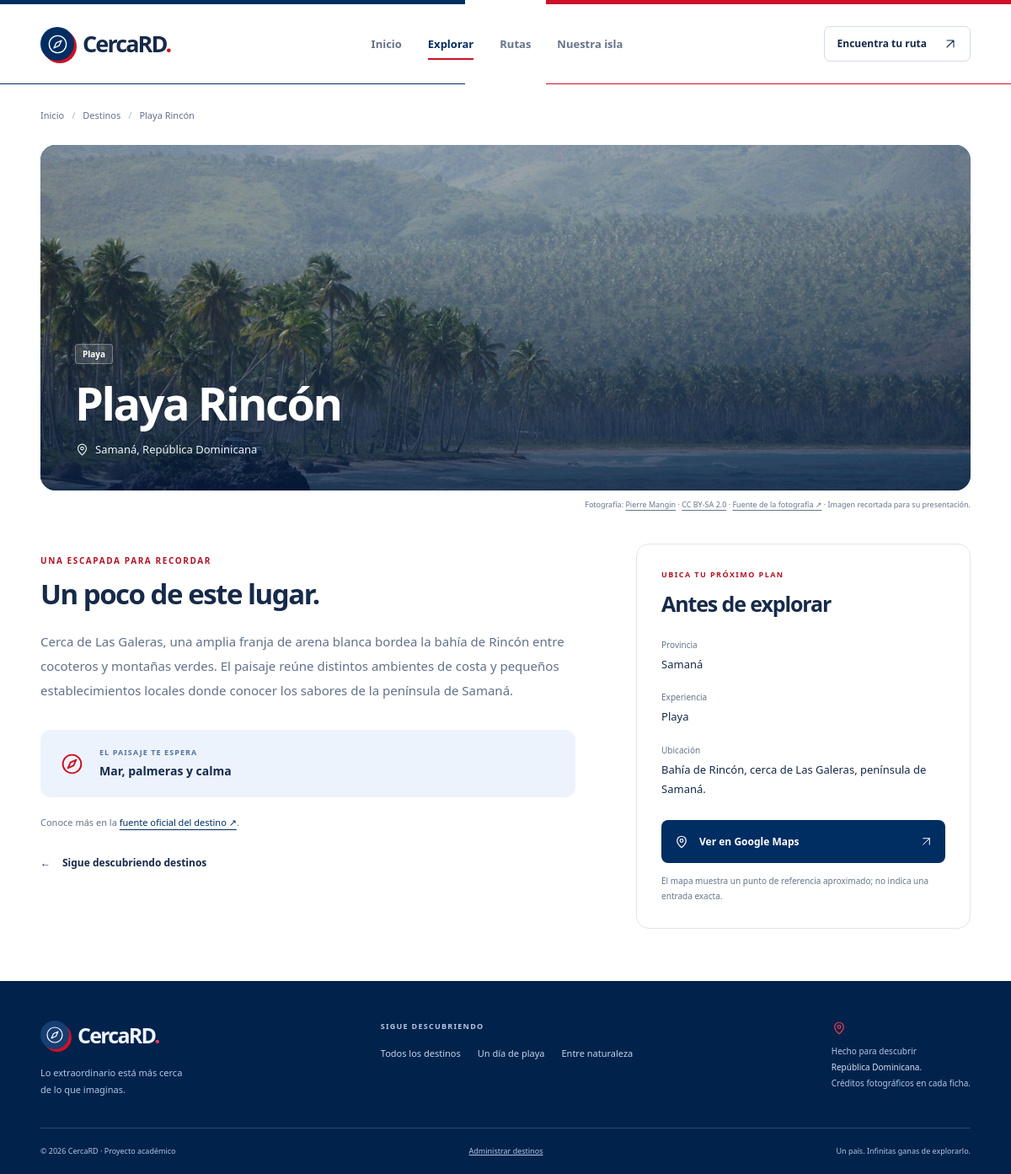
The app's page /index.php?vista=detalle&id=102 with its own data.
### tables this page shows
CREATE TABLE IF NOT EXISTS lugares (
    id INT UNSIGNED NOT NULL AUTO_INCREMENT,
    nombre VARCHAR(150) NOT NULL,
    provincia VARCHAR(100) NOT NULL,
    tipo VARCHAR(50) NOT NULL,
    descripcion TEXT NOT NULL,
    ubicacion VARCHAR(255) NOT NULL,
    latitud DECIMAL(10, 7) NULL DEFAULT NULL,
    longitud DECIMAL(10, 7) NULL DEFAULT NULL,
    activo TINYINT(1) NOT NULL DEFAULT 1,
    created_at TIMESTAMP NOT NULL DEFAULT CURRENT_TIMESTAMP,
    PRIMARY KEY (id)
);

### app/Core/helpers.php (called while the page is built, shortened)
<?php
function e($value): string
{
    return htmlspecialchars((string) $value, ENT_QUOTES | ENT_SUBSTITUTE, 'UTF-8');
}
function base_url(): string
{
    $directory = str_replace('\\', '/', dirname($_SERVER['SCRIPT_NAME'] ?? '/index.php'));
    $segments = array_filter(explode('/', $directory), function (string $segment): bool {
        return $segment !== '' && $segment !== '.';
    });
    return $segments ? '/' . implode('/', array_map(function (string $segment): string {
        return rawurlencode(rawurldecode($segment));
    }, $segments)) : '';
}
function url(array $parameters = []): string
{
    return base_url() . '/index.php' . ($parameters ? '?' . http_build_query($parameters) : '');
}
function asset_url(string $path): string
{
    $directPublicEntry = realpath($_SERVER['SCRIPT_FILENAME'] ?? '') === realpath(PROJECT_ROOT . '/public/index.php');
    return base_url() . ($directPublicEntry ? '/assets/' : '/public/assets/') . ltrim($path, '/');
}
function place_style(string $type): array
{
    $styles = [
        'Playa' => ['cover-playa', '☀'],
        'Río' => ['cover-rio', '≈'],
        'Parque' => ['cover-parque', '❋'],
        'Montaña' => ['cover-montana', '△'],
        'Cultural' => ['cover-cultural', '⌂'],
    ];
    return $styles[$type] ?? ['cover-parque', '◇'];
}
function destination_meta(array $place): array
{
    static $destinations = null;
    if ($destinations === null) {
        $file = PROJECT_ROOT . '/config/destinations.php';
        $destinations = is_file($file) ? require $file : [];
        $localFile = PROJECT_ROOT . '/config/local_destinations.php';
        if (is_file($localFile)) {
            $destinations = array_replace($destinations, require $localFile);
        }
    }
    $defaults = [
        'image' => '',
        'image_alt' => $place['nombre'] ?? 'Paisaje de República Dominicana',
        'photo_author' => '',
        'photo_author_url' => '',
        'photo_license' => '',
        'photo_license_url' => '',
        'photo_source' => '',
        'photo_source_label' => 'Fuente de la fotografía',
        'source_url' => '',
        'highlight' => '',
        'region' => '',
    ];
    $metadata = $destinations[(int) ($place['id'] ?? 0)] ?? [];
    $result = array_replace($defaults, $metadata);
    return $result;
}
function destination_columns(): array
{
    return [
        'imagen' => 'image', 'imagen_alt' => 'image_alt',
        'foto_autor' => 'photo_author', 'foto_autor_url' => 'photo_author_url',
        'foto_fuente' => 'photo_source', 'foto_fuente_label' => 'photo_source_label',
        'foto_licencia' => 'photo_license', 'foto_licencia_url' => 'photo_license_url',
        'fuente_url' => 'source_url', 'destacado' => 'highlight', 'region' => 'region',
    ];
}
function image_url(array $place): string
{
    $metadata = destination_meta($place);
    return $metadata['image'] !== '' ? asset_url($metadata['image']) : '';
}
function maps_url(array $place): ?string
{
    $latitude = $place['latitud'] ?? null;
    $longitude = $place['longitud'] ?? null;
    return 'https://www.google.com/maps/search/?' . http_build_query([
        'api' => 1,
        'query' => $latitude . ',' . $longitude,
    ]);
}
function render(string $view, array $data): void
{
    extract($data, EXTR_SKIP);
    require PROJECT_ROOT . '/app/Views/layout/header.php';
    require PROJECT_ROOT . '/app/Views/' . $view . '.php';
    require PROJECT_ROOT . '/app/Views/layout/footer.php';
}

### public/index.php (called while the page is built, shortened)
<?php
require dirname(__DIR__) . '/app/bootstrap.php';
$page = input_text('vista', 30);
$controller->handle($page === '' ? 'inicio' : $page);

### app/Models/Lugar.php (called while the page is built, shortened)
<?php
final class Lugar
{
    private array $places;
    public function __construct(array $places, bool $demo = false)
    {
        $this->places = $places;
    }
    public static function fromDatabase(PDO $connection): self
    {
        $places = $connection->query(
            'SELECT * FROM lugares WHERE activo = 1 ORDER BY nombre ASC'
        )->fetchAll();
        return new self($places);
    }
    public function find(int $id): ?array
    {
        foreach ($this->places as $place) {
            if ((int) $place['id'] === $id) {
                return $place;
            }
        }
        return null;
    }
}

### app/bootstrap.php (called while the page is built, shortened)
<?php
require PROJECT_ROOT . '/app/Core/helpers.php';
require PROJECT_ROOT . '/app/Models/Lugar.php';
require PROJECT_ROOT . '/app/Controllers/LugarController.php';
try {
    $databaseConfig = require PROJECT_ROOT . '/config/database.php';
    $connection = Database::connect($databaseConfig);
    $model = Lugar::fromDatabase($connection);
} catch (PDOException $exception) {
    error_log('CercaRD: catálogo inicial local; conexión o tabla de MySQL no disponible.');
    $model = new Lugar(require PROJECT_ROOT . '/database/demo.php', true);
}

### app/Views/lugares/detail.php (the view, shortened to what this page needs)
<?php
[$coverClass, $symbol] = place_style($place['tipo']);
$placeMeta = destination_meta($place);
$placeImage = image_url($place);
$mapUrl = maps_url($place);
?>
<div class="container detail-container">
    <nav class="breadcrumb" aria-label="Ruta de navegación"><a href="<?= e(url()) ?>">Inicio</a><span aria-hidden="true">/</span><a href="<?= e(url(['vista' => 'lugares'])) ?>">Destinos</a><span aria-hidden="true">/</span><span aria-current="page"><?= e($place['nombre']) ?></span></nav>
    <figure class="detail-figure" id="foto"><div class="detail-cover <?= e($coverClass) ?> <?= $placeImage !== '' ? 'has-photo' : '' ?>">
        <?php if ($placeImage !== ''): ?><img src="<?= e($placeImage) ?>" alt="<?= e($placeMeta['image_alt']) ?>" fetchpriority="high" decoding="async"><?php else: ?><span class="place-symbol" aria-hidden="true"><?= e($symbol) ?></span><?php endif; ?><div class="detail-shade"></div>
        <div class="detail-heading"><span class="tag"><?= e($place['tipo']) ?></span><h1><?= e($place['nombre']) ?></h1><p><svg class="icon" viewBox="0 0 24 24" aria-hidden="true"><use href="#icon-pin"/></svg><?= e($place['provincia']) ?>, República Dominicana</p></div>
    </div>
        <?php if ($placeImage !== '' && ($placeMeta['photo_source'] !== '' || $placeMeta['photo_author'] !== '' || $placeMeta['photo_license'] !== '')): ?>
            <figcaption class="photo-credit">
                Fotografía: <?php if ($placeMeta['photo_author_url'] !== ''): ?><a href="<?= e($placeMeta['photo_author_url']) ?>" target="_blank" rel="noopener noreferrer"><?= e($placeMeta['photo_author']) ?></a><?php else: ?><?= e($placeMeta['photo_author']) ?><?php endif; ?>
                <?php if ($placeMeta['photo_license'] !== ''): ?> · <?php if ($placeMeta['photo_license_url'] !== ''): ?><a href="<?= e($placeMeta['photo_license_url']) ?>" target="_blank" rel="noopener noreferrer"><?= e($placeMeta['photo_license']) ?></a><?php else: ?><?= e($placeMeta['photo_license']) ?><?php endif; ?><?php endif; ?>
                <?php if ($placeMeta['photo_source'] !== ''): ?> · <a href="<?= e($placeMeta['photo_source']) ?>" target="_blank" rel="noopener noreferrer"><?= e($placeMeta['photo_source_label'] ?: 'Fuente de la fotografía') ?> ↗</a><?php endif; ?> · Imagen recortada para su presentación.
            </figcaption>
        <?php endif; ?>
    </figure>
    <div class="detail-layout"><article class="detail-main"><p class="section-kicker">UNA ESCAPADA PARA RECORDAR</p><section class="detail-section"><h2>Un poco de este lugar.</h2><p><?= e($place['descripcion']) ?></p></section><?php if ($placeMeta['highlight'] !== ''): ?><div class="detail-highlight"><svg class="icon" viewBox="0 0 24 24" aria-hidden="true"><use href="#icon-compass"/></svg><div><span>EL PAISAJE TE ESPERA</span><p><?= e($placeMeta['highlight']) ?></p></div></div><?php endif; ?><?php if ($placeMeta['source_url'] !== ''): ?><p class="destination-source">Conoce más en la <a href="<?= e($placeMeta['source_url']) ?>" target="_blank" rel="noopener noreferrer">fuente oficial del destino ↗</a>.</p><?php endif; ?><a class="text-link detail-back" href="<?= e(url(['vista' => 'lugares'])) ?>"><span aria-hidden="true">←</span> Sigue descubriendo destinos</a></article>
        <aside class="detail-aside" aria-label="Información del destino"><p class="section-kicker">UBICA TU PRÓXIMO PLAN</p><h2>Antes de explorar</h2><dl class="detail-facts"><dt>Provincia</dt><dd><?= e($place['provincia']) ?></dd><dt>Experiencia</dt><dd><?= e($place['tipo']) ?></dd><dt>Ubicación</dt><dd><?= e($place['ubicacion']) ?></dd></dl><?php if ($mapUrl !== null): ?><a class="button button-primary" href="<?= e($mapUrl) ?>" target="_blank" rel="noopener noreferrer"><svg class="icon" viewBox="0 0 24 24" aria-hidden="true"><use href="#icon-pin"/></svg> Ver en Google Maps <svg class="icon" viewBox="0 0 24 24" aria-hidden="true"><use href="#icon-arrow-up"/></svg></a><p class="map-note">El mapa muestra un punto de referencia aproximado; no indica una entrada exacta.</p><?php else: ?><p class="notice">Consulta la fuente oficial para conocer el acceso al destino.</p><?php endif; ?></aside>
    </div>
</div>

### records on screen
lugares: nombre "Playa Rincón", tipo "Playa", provincia "Samaná", nombre+id "Pierre Mangin", nombre+id "CC BY-SA 2.0", nombre+id "Fuente de la fotografía", descripcion "Cerca de Las Galeras, una amplia franja de arena blanca bordea la bahía de Rincón entre cocoteros y montañas verdes. El paisaje reúne distintos ambientes de costa y pequeños establecimientos locales donde conocer los sabores de la península de Samaná.", nombre+id "Mar, palmeras y calma", ubicacion "Bahía de Rincón, cerca de Las Galeras, península de Samaná."

### other values on screen
$app['nombre'] "CercaRD"
